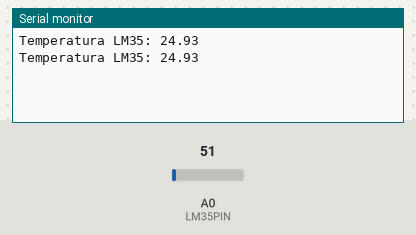
The sketch below on a simulated Arduino Uno, built with avr-gcc and run on an emulated ATmega328P. Shown: the last lines printed to the serial monitor. Inputs (shaded band) come from the test bench; at power-on: A0 (LM35PIN) = 51.

Above: at 1.8 s.
1.9 s: A0 (LM35PIN) set to 61
At 2.8 s:
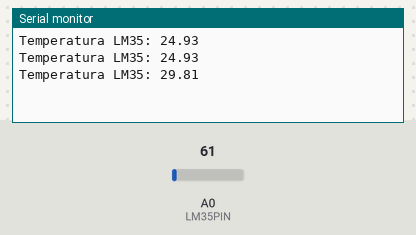
3.4 s: A0 (LM35PIN) set to 71
At 4.5 s:
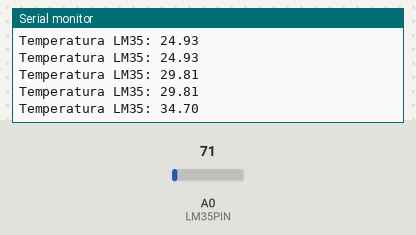
Timing chart, 0 to 6.4 s (numbered marks = the images above; inputs shaded):
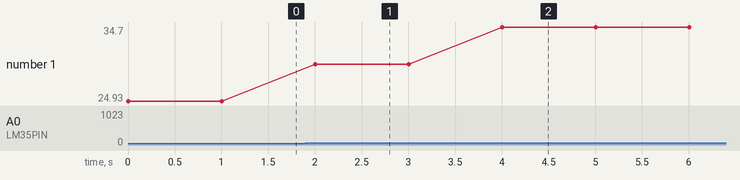

Measured:
- after the input at 1.9 s, the serial monitor: prints a new line after 0.10 s (image 1)
- after the input at 3.4 s, the serial monitor: prints a new line after 0.60 s (image 2)
- plotted number 1: 24.93 → 29.81 after the input at 1.9 s, 29.81 → 34.7 after the input at 3.4 s

The sketch:

LM35.ino
```cpp
#define LM35PIN A0 // define o pino de leitura do LM35

float temperatura; // Variável que armazenará a temperatura medida.

void setup() {
  // inicia comunicação com o monitor serial.
  Serial.begin(9600);
}

void loop() {
  // le os dados do LM35, envia para a funcao e armazena o retorno na variavel temperatura.
  temperatura = mapf(analogRead(LM35PIN),0,1023,0,500);

  // exibe a temperatura coletada e calculada.
  Serial.print("Temperatura LM35: ");
  Serial.println(temperatura);

  delay(1000); // 1 segundo de delay a cada leitura.
}

// função para ajusatar escalas.
double mapf(double val, double in_min, double in_max, double out_min, double out_max) {
    return (val - in_min) * (out_max - out_min) / (in_max - in_min) + out_min;
}
```
